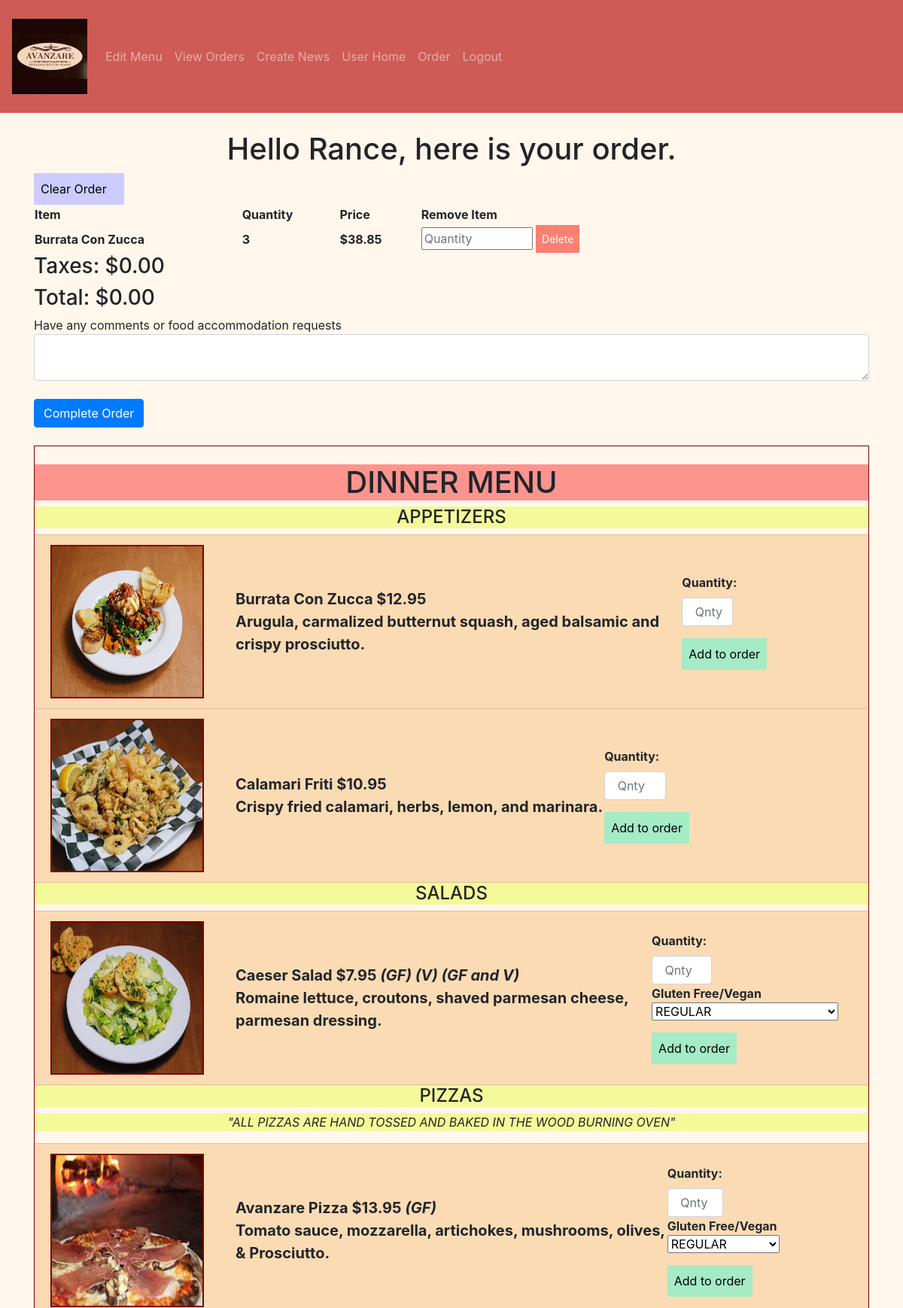
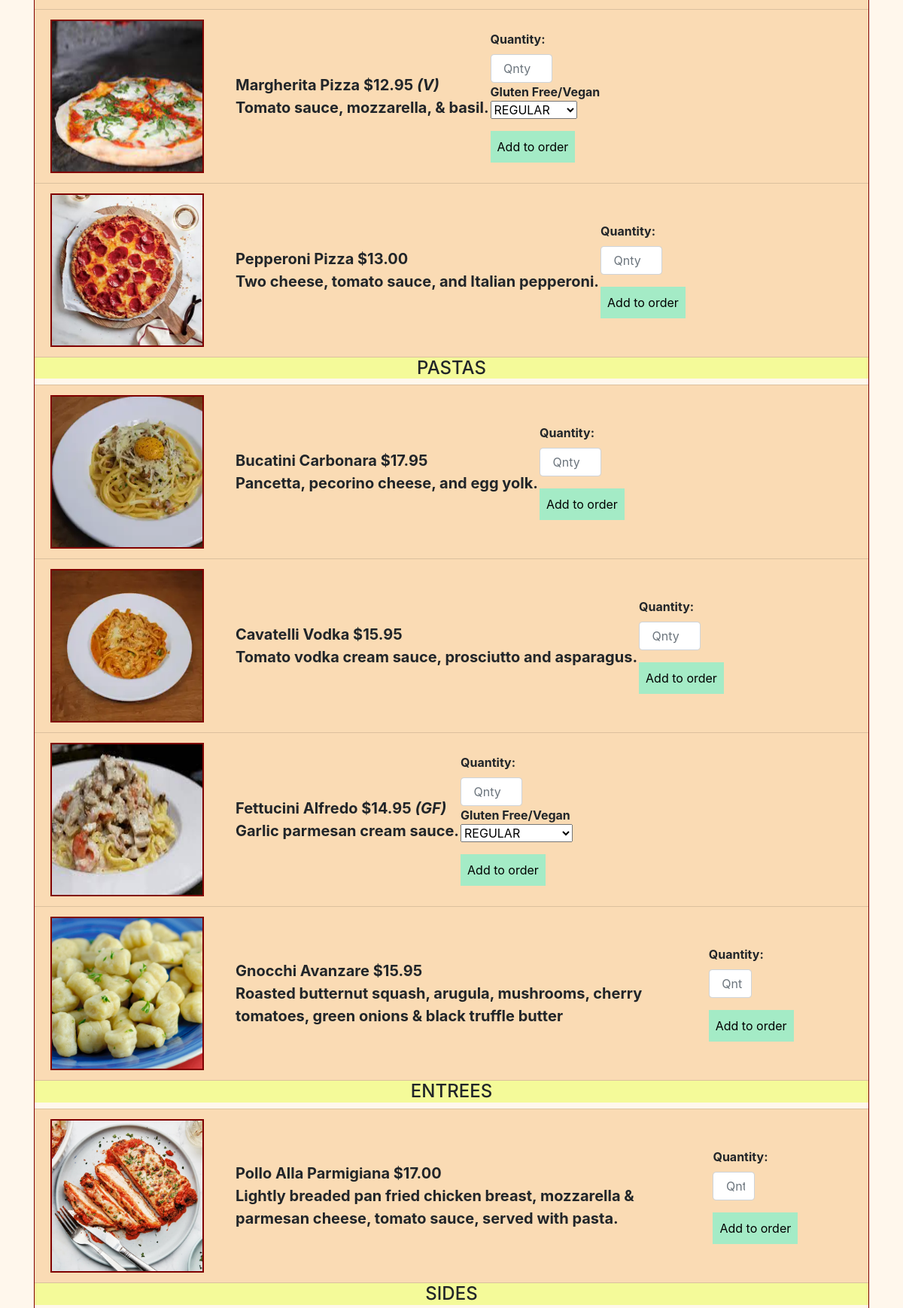
/order (signed in, upper part), run on the app's committed database (2 pictures, top to bottom).
### avanzareApp/models.py (models this page shows)
class User(db.Model, UserMixin):
    id = db.Column(db.Integer, primary_key=True)
    email = db.Column(db.String(150), unique=True)
    password = db.Column(db.String(150))
    first_name = db.Column(db.String(150))
    items = db.relationship('Menu')
    orders = db.relationship('Order')

class Menu_order(db.Model):
    id = db.Column(db.Integer, primary_key=True)
    name = db.Column(db.String(150))
    price = db.Column(db.String(150))
    description = db.Column(db.String(10000))
    menu_type = db.Column(db.String(150))
    gluten_free = db.Column(db.String(150))
    vegan = db.Column(db.String(150))
    date = db.Column(db.DateTime(timezone=True), default=func.now())
    order_id = db.Column(db.Integer, db.ForeignKey('order.id'))

class Menu(db.Model):
    id = db.Column(db.Integer, primary_key=True)
    name = db.Column(db.String(150), unique=True)
    price = db.Column(db.String(150))
    description = db.Column(db.String(10000))
    menu_type = db.Column(db.String(150))
    gluten_free = db.Column(db.String(150))
    vegan = db.Column(db.String(150))
    date = db.Column(db.DateTime(timezone=True), default=func.now())
    user_id = db.Column(db.Integer, db.ForeignKey('user.id'))

### avanzareApp/views.py (the view)
@views.route('/order', methods=['GET', 'POST'])
@login_required
def order():
    error_orders = Order.query.filter(Order.user_id == current_user.id).filter(Order.total == 0).all()
    for order_del in error_orders:
        db.session.delete(order_del)
    db.session.commit()
    new_order = Order(user_id=current_user.id, taxes=0, total=0)
    db.session.add(new_order)
    db.session.commit()
    if request.method == "POST":
        flash('Empty Order', category="error")
        return redirect(url_for('views.order'))
    user = User.query.filter(User.email == 'headChef@gmail.com').first()
    items = Menu.query.filter_by(user_id=user.id).order_by(Menu.name).all()
    return render_template("order.html", items=items, new_order=new_order, user=current_user)

### avanzareApp/__init__.py (called while the page is built)
def create_app():
    app = Flask(__name__)
    app.config['SECRET KEY'] = 'iudsdbciud ccdoi'
    app.config['SQLALCHEMY_DATABASE_URI'] = f'sqlite:///{DB_NAME}'
    db.init_app(app)
    from .views import views
    from .auth import auth
    app.register_blueprint(views, url_prefix='/')
    app.register_blueprint(auth, url_prefix='/')
    from .models import User
    with app.app_context():
        db.create_all()
    login_manager = LoginManager()
    login_manager.login_view = 'auth.start_page'
    login_manager.init_app(app)
    @login_manager.user_loader
    def load_user(id):
        return User.query.get(int(id))
    return app

### avanzareApp/templates/order.html (shortened to what this page needs)
{% extends "base.html" %} {% block title %}Home{% endblock %}
{% block content %}
<h1 align="center"> Hello {{ user.first_name }}, here is your order. </h1>
<a class="btn-edit" id="order" href="/order">Clear Order</a>
{% set lst =  [] %}
<table style="width:100%">
    <tr>
        <th>Item</th>
        <th>Quantity</th>
        <th>Price</th>
        <th>Remove Item</th>
    </tr>
    {% for item in new_order.items %}
        {% set count = namespace(value=0) %}
        {% set print_once = 1 %}
        {% if item.name not in lst %}
            {% if print_once == 1 %}
                <tr>
                    <th>{{ item.name }}</th>
                    <th>{{ count.value }}</th>
                    {% set tmp = (item.price | float) %}
                    <th>{{ "${:,.2f}".format(count.value * tmp) }}</th>
                    <th>
                        <form action="/add-to-order/{{ new_order.id }}" method="POST">
                            <input style="width: 25%"
                                   type="delete_quantity"
                                   id="delete_quantity"
                                   name="delete_quantity"
                                   placeholder="Quantity"/>
                            <button class="btn-del-order">Delete</button>
                        </form>
                    </th>
                </tr>
                <br />
            {% endif %}
            {% set print_once = 1 %}
        {% endif %}
    {% endfor %}
</table>
{% if "${:,.2f}".format(new_order.taxes) == "$-0.00" %}
    <h3>Taxes: $0.00</h3>
{% else %}
    <h3>Taxes: {{ "${:,.2f}".format(new_order.taxes) }}</h3>
{% endif %}
{% if "${:,.2f}".format(new_order.total + new_order.taxes) == "$-0.00" %}
   <h3>Total: $0.00</h3>
{% else %}
    <h3>Total: {{ "${:,.2f}".format(new_order.total + new_order.taxes) }}</h3>
{% endif %}
<form method="POST">
    <div>Have any comments or food accommodation requests</div>
    <textarea name="comment" id="comment" class="form-control"></textarea>
    <br />
    <button type="submit" class="btn btn-primary">Complete Order</button>
</form>
<br />
<div class="blackLine">
    <br />
    <h1 class="h1Color" align="center"> DINNER MENU </h1>
    <ul class="list-group list-group-flush" id="items">
        {% set gf = "(GF)" %}
        {% set v = "(V)" %}
        {% set gfv = "(GF and V)" %}
        {% set print_once = 1 %}
        {% for menu in ["APPETIZERS", "SALADS", "PIZZAS", "PASTAS", "ENTREES", "SIDES", "DESSERT MENU", "AFTER DINNER DRINKS", "COCKTAILS", "BOTTLE", "DRAFT"] %}
            {% if print_once == 1 %}
                {% if menu == "DESSERT MENU" %}
                    <h1 class="h1Color" align="center"> DESSERTS </h1>
                    {% set print_once = 0 %}
                {% elif menu == "AFTER DINNER DRINKS" %}
                    <h1 class="h1Color" align="center"> AFTER DINNER DRINKS </h1>
                    {% set print_once = 0 %}
                {% elif menu == "COCKTAILS" %}
                    <h1 class="h1Color" align="center"> COCKTAILS </h1>
                    {% set print_once = 0 %}
                {% elif menu == "BOTTLE" %}
                    <h1 class="h1Color" align="center"> BEER </h1>
                    <h4 class="menu_type_color" align="center">{{ menu }}</h4>
                    {% set print_once = 0 %}
                {% else %}
                    <h4 class="menu_type_color" align="center">{{ menu }}</h4>
                    {% if menu == "PIZZAS" %}
                        <p class="menu_type_color" align="center"><i>"ALL PIZZAS ARE HAND TOSSED AND BAKED IN THE WOOD BURNING OVEN"</i></p>
                    {% endif %}
                    {% set print_once = 0 %}
                {% endif %}
            {% endif %}
            {% for item in items %}
                {% if item.menu_type == menu %}
                    <li class="list-group-item">
                        <table>
                            <tr>
                                <th>
                                    {% set tmp = item.name + '.jpg' %}
                                    <div class="image" align="right">
                                        <img class="img-responsive" src="{{ url_for('views.send_image', filename=tmp) }}" width="200" height="200">
                                    </div>
                                </th>
                                <th>
                                    <div class="text">
                                        {{ item.name }}
                                        {% set tmp = "$" + (item.price | string) %}
                                        {{ tmp }}
                                        {% if item.gluten_free == "GLUTEN FREE" %}
                                            <i>{{ gf }}</i>
                                        {% endif %}
                                        {% if item.vegan == "VEGAN" %}
                                            <i>{{ v }}</i>
                                        {% endif %}
                                        {% if (item.gluten_free == "GLUTEN FREE") and (item.vegan == "VEGAN") %}
                                            <i>{{ gfv }}</i>
                                        {% endif %}
                                        <br />
                                        {{ item.description }}
                                        <br />
                                    </div>
                                </th>
                                <th>
                                    <form action="/add-to-order/{{ new_order.id }}" method="POST">
                                        <div class="form-group">
                                            <label for="quantity">Quantity: </label>
                                            <input  style="width: 30%"
                                                    type="quantity"
                                                    class="form-control"
                                                    id="quantity"
                                                    name="quantity"
                                                    placeholder=" Qnty"
                                            />
                                            {% if (item.gluten_free == "GLUTEN FREE") or (item.vegan == "VEGAN") %}
                                                <div>Gluten Free/Vegan</div>
                                                    <select class="selectpicker" type="dish_accommodation" id="dish_accommodation" name="dish_accommodation">
                                                        <optgroup label="CHOOSE ONE" >
                                                            <option>REGULAR</option>
                                                        </optgroup>
                                                    </select>
                                            {% endif %}
                                        </div>
                                        <button class="btn-add">Add to order</button>
                                    </form>
                                </th>
                            </tr>
                        </table>
                    </li>
                {% endif %}
            {% endfor %}
            {% set print_once = 1 %}
        {% endfor %}
    </ul>
    <br />
</div>
<br />
<br />
<br />
{% include "footer.html" %}
{% endblock %}

### avanzareApp/static/style.css (style rules this page uses)
.blackLine { border:1px solid black; border-color: #800000; }
.text { font-size: 20px; padding-left: 40px; }
.image { border: solid; border-width: 2px; border-color: #800000; }
.list-group-item { background-color: #FADBB4; }
.menu_type_color { background-color: #F4FA99; }
.h1Color { background-color: #FD948E; }
.btn-edit { background-color: #CCCCFF; color: black; padding: 9px; font-size: 16px; border: none; cursor: pointer; width: 120px; float: left; align: center; }
.btn-add { background-color: #a4ebc6; color: black; padding: 9px; font-size: 16px; border: none; cursor: pointer; }
.btn-del-order { background-color: #FA8072; color: white; padding: 8px; font-size: 14px; border: none; cursor: pointer; }

### data on the page
User: first_name "Rance"
Menu_order: name "Burrata Con Zucca", value "3", value "$38.85"
Menu: shows a picture, name "Burrata Con Zucca", tmp "$12.95", description "Arugula, carmalized butternut squash, aged balsamic and crispy prosciutto."
Menu: shows a picture, name "Calamari Friti", tmp "$10.95", description "Crispy fried calamari, herbs, lemon, and marinara."
Menu: shows a picture, name "Caeser Salad", tmp "$7.95", gf "(GF)", v "(V)", gfv "(GF and V)", description "Romaine lettuce, croutons, shaved parmesan cheese, parmesan dressing."
Menu: shows a picture, name "Avanzare Pizza", tmp "$13.95", gf "(GF)", description "Tomato sauce, mozzarella, artichokes, mushrooms, olives, & Prosciutto."
Menu: shows a picture, name "Margherita Pizza", tmp "$12.95", v "(V)", description "Tomato sauce, mozzarella, & basil."
Menu: shows a picture, name "Pepperoni Pizza", tmp "$13.00", description "Two cheese, tomato sauce, and Italian pepperoni."
Menu: shows a picture, name "Bucatini Carbonara", tmp "$17.95", description "Pancetta, pecorino cheese, and egg yolk."
Menu: shows a picture, name "Cavatelli Vodka", tmp "$15.95", description "Tomato vodka cream sauce, prosciutto and asparagus."
Menu: shows a picture, name "Fettucini Alfredo", tmp "$14.95", gf "(GF)", description "Garlic parmesan cream sauce."
Menu: shows a picture, name "Gnocchi Avanzare", tmp "$15.95", description "Roasted butternut squash, arugula, mushrooms, cherry tomatoes, green onions & black truffle butter"
Menu: shows a picture, name "Pollo Alla Parmigiana", tmp "$17.00", description "Lightly breaded pan fried chicken breast, mozzarella & parmesan cheese, tomato sauce, served with pasta."

### other printed values
{{ "${:,.2f}".format(new_order.taxes) }} "$0.00"
{{ "${:,.2f}".format(new_order.total + new_order.taxes) }} "$0.00"
{{ menu }} "APPETIZERS" "SALADS" "PIZZAS" "PASTAS" "ENTREES" "SIDES"
